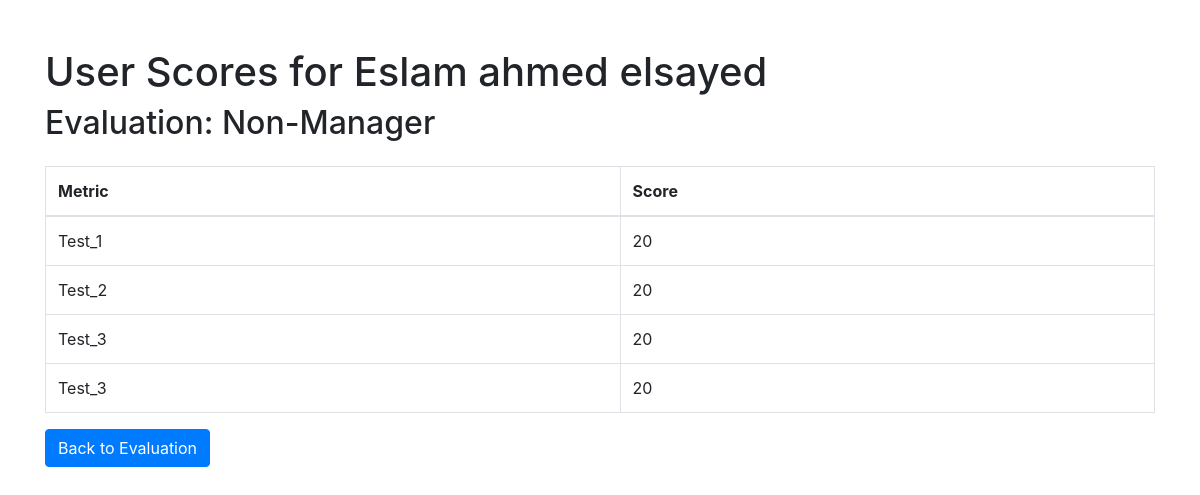
/user_score/3/, run on the app's committed database.
### pms/models.py (models this page shows, shortened)
class Employee(models.Model):
    full_name = models.CharField(max_length=500)
    hr_code = models.CharField(max_length=50)
    joining_date = models.DateField()
    level = models.ForeignKey(Level, on_delete=models.CASCADE)

class Evaluation(models.Model):
    name = models.CharField(max_length=100)
    year = models.PositiveSmallIntegerField()
    month = models.PositiveIntegerField()
    template = models.ForeignKey(Template, on_delete=models.CASCADE)
    level = models.ForeignKey(Level, on_delete=models.CASCADE)

class UserScore(models.Model):
    employee = models.ForeignKey(Employee, on_delete=models.CASCADE)
    metric = models.ForeignKey(Metric, on_delete=models.CASCADE)
    score = models.PositiveSmallIntegerField()
    evaluation = models.ForeignKey(Evaluation, on_delete=models.CASCADE)

class Metric(models.Model):
    name = models.CharField(max_length=100)
    metric_weight = models.PositiveSmallIntegerField()
    category = models.ForeignKey(Category, on_delete=models.CASCADE)

### pms/views.py (the view)
# urls.py: path('user_score/<int:employee_id>/', user_score_view, name='user_score'),
def user_score_view(request, employee_id):
    employee = get_object_or_404(Employee, id=employee_id)
    evaluation = Evaluation.objects.filter(level__name='Non-Manager').first()
    if not evaluation:
        return render(request, 'error.html', {'message': 'No evaluation found for this employee.'})
    user_scores = UserScore.objects.filter(employee=employee, evaluation=evaluation).select_related('metric')
    context = {
        'employee': employee,
        'evaluation': evaluation,
        'user_scores': user_scores,
    }
    return render(request, 'pms/user_score.html', context)

### templates/pms/user_score.html (shortened to what this page needs)
<!DOCTYPE html>
<html lang="en">
<head>
    <link rel="stylesheet" href="https://stackpath.bootstrapcdn.com/bootstrap/4.5.2/css/bootstrap.min.css">
</head>
<body>
    <div class="container mt-5">
        <h1>User Scores for {{ employee.full_name }}</h1>
        <h2>Evaluation: {{ evaluation.name }}</h2>
        <table class="table table-bordered mt-4">
            <thead>
                <tr>
                    <th>Metric</th>
                    <th>Score</th>
                </tr>
            </thead>
            <tbody>
                {% for score in user_scores %}
                    <tr>
                        <td>{{ score.metric.name }}</td>
                        <td>{{ score.score }}</td>
                    </tr>
                {% empty %}
                    <tr>
                        <td colspan="2" class="text-center">No scores available.</td>
                    </tr>
                {% endfor %}
            </tbody>
        </table>
        <a href="{% url 'evaluate_employee' employee.id %}" class="btn btn-primary">Back to Evaluation</a>
    </div>
</body>
</html>

### data on the page
Employee: full_name "Eslam ahmed elsayed"
Evaluation: name "Non-Manager"
UserScore: metric.name "Test_1", score "20"
UserScore: metric.name "Test_2", score "20"
UserScore: metric.name "Test_3", score "20"
UserScore: metric.name "Test_3", score "20"
